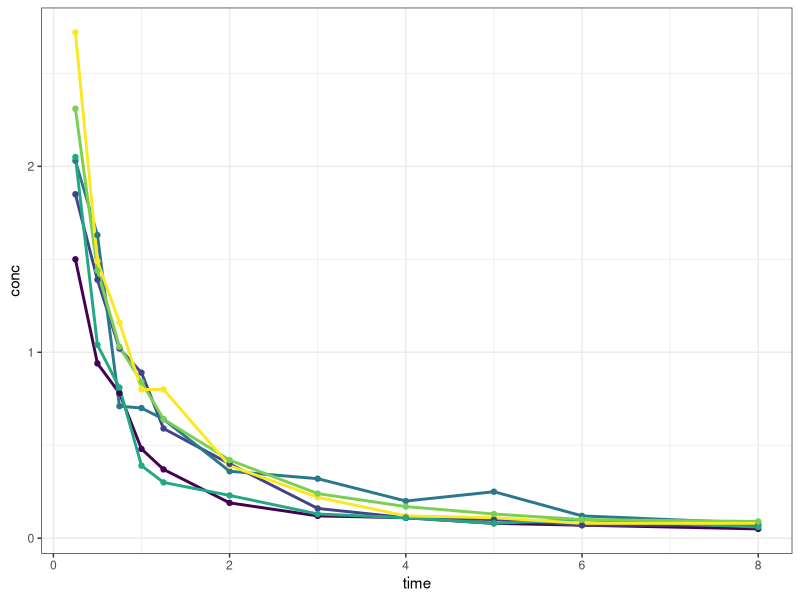

Write R code to recreate this figure.
## ---- chunk 1
#| output: false
#| echo: false
library(tidyverse)
## ---- chunk 2
#| fig-width: 3
#| fig-height: 3
#| echo: false
data <- Indometh
plot <- ggplot(data, aes(x=time, y=conc, )) +
    geom_line(aes(color=Subject), linewidth=1) +
    geom_point(aes(color=Subject),size=1.5) +
    theme_bw() +
    theme(legend.position = "none")

print(plot)
## ---- chunk 3
plot <- plot +
    theme(
        panel.background = element_rect(fill = "transparent", color = NA),
        plot.background = element_rect(fill = "transparent", color = NA)
    )
